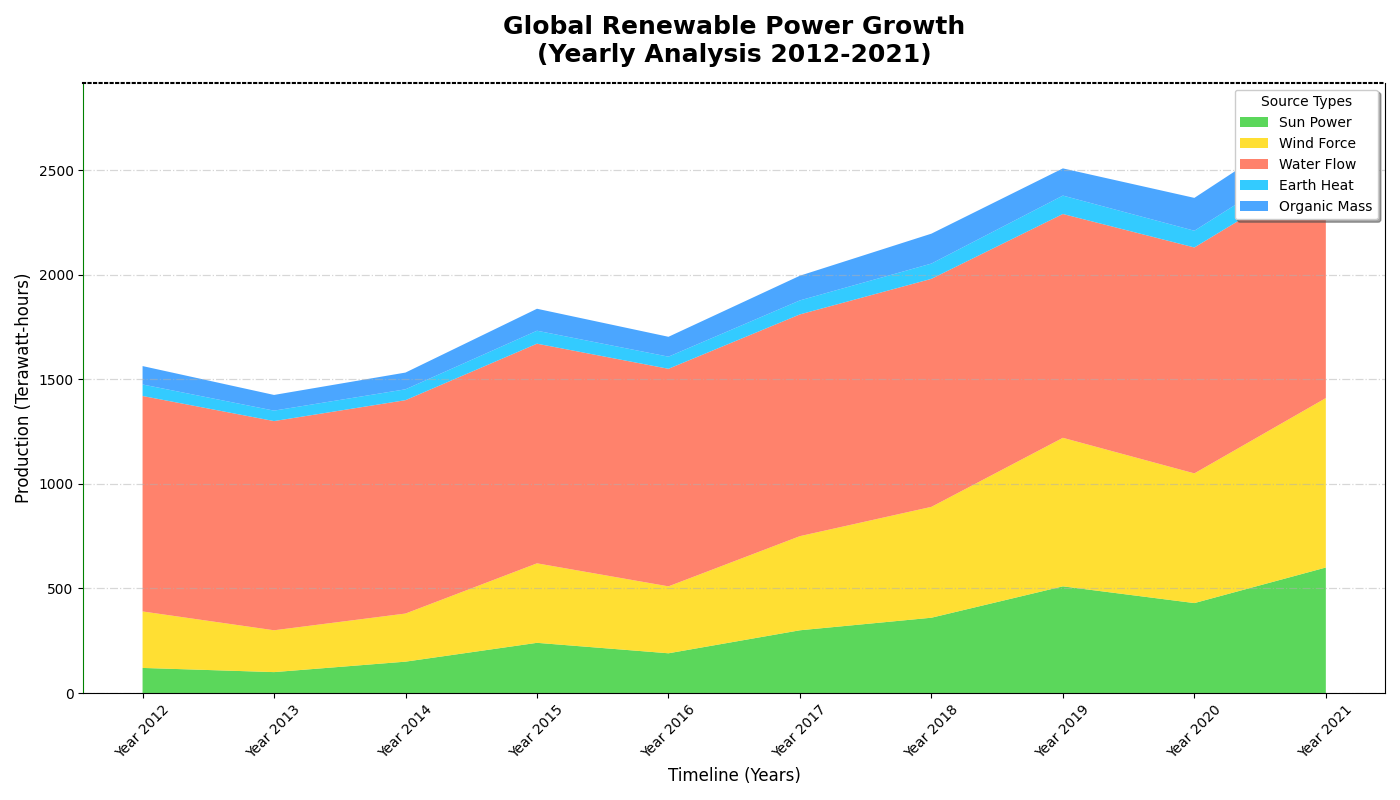

Python code for this plot:
import matplotlib.pyplot as plt
import numpy as np

years = np.arange(2012, 2022)

solar = np.array([120, 100, 150, 240, 190, 300, 360, 510, 430, 600])  # Altered slightly within range
wind = np.array([270, 200, 230, 380, 320, 450, 530, 710, 620, 810])  # Altered slightly within range
hydro = np.array([1030, 1000, 1020, 1050, 1040, 1060, 1090, 1070, 1080, 1100])  # Altered slightly within range
geothermal = np.array([55, 50, 52, 62, 58, 67, 73, 88, 80, 97])  # Altered slightly within range
biomass = np.array([88, 75, 80, 105, 95, 118, 143, 130, 157, 172])  # Altered slightly within range

energy_sources = np.vstack([solar, wind, hydro, geothermal, biomass])

colors = ['#32CD32', '#FFD700', '#FF6347', '#00BFFF', '#1E90FF']

fig, ax = plt.subplots(figsize=(14, 8))

ax.stackplot(years, energy_sources, labels=['Sun Power', 'Wind Force', 'Water Flow', 'Earth Heat', 'Organic Mass'], colors=colors, alpha=0.8)

ax.set_title('Global Renewable Power Growth\n(Yearly Analysis 2012-2021)', fontsize=18, fontweight='heavy', pad=15)
ax.set_xlabel('Timeline (Years)', fontsize=12)
ax.set_ylabel('Production (Terawatt-hours)', fontsize=12)

ax.legend(loc='upper right', title='Source Types', fontsize=10, shadow=True, frameon=True, fancybox=True)

ax.set_xticks(years)
ax.set_xticklabels([f'Year {year}' for year in years], fontsize=10, rotation=45)

ax.yaxis.grid(True, linestyle='-.', linewidth=0.9, alpha=0.5)

ax.spines['top'].set_linestyle(':')
ax.spines['top'].set_linewidth(1.5)
ax.spines['left'].set_color('green')

plt.tight_layout()

plt.show()
